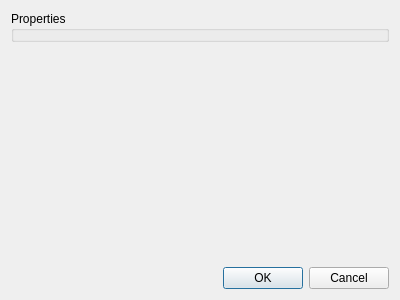
<?xml version="1.0" encoding="UTF-8"?>
<ui version="4.0">
 <class>NodeProperties</class>
 <widget class="QDialog" name="NodeProperties">
  <property name="geometry">
   <rect>
    <x>0</x>
    <y>0</y>
    <width>400</width>
    <height>300</height>
   </rect>
  </property>
  <property name="windowTitle">
   <string>Node Properties</string>
  </property>
  <layout class="QVBoxLayout" name="verticalLayout">
   <item>
    <widget class="QGroupBox" name="attributes">
     <property name="title">
      <string>Properties</string>
     </property>
    </widget>
   </item>
   <item>
    <spacer name="verticalSpacer">
     <property name="orientation">
      <enum>Qt::Vertical</enum>
     </property>
     <property name="sizeHint" stdset="0">
      <size>
       <width>20</width>
       <height>204</height>
      </size>
     </property>
    </spacer>
   </item>
   <item>
    <widget class="QDialogButtonBox" name="buttonBox">
     <property name="orientation">
      <enum>Qt::Horizontal</enum>
     </property>
     <property name="standardButtons">
      <set>QDialogButtonBox::Cancel|QDialogButtonBox::Ok</set>
     </property>
    </widget>
   </item>
  </layout>
 </widget>
 <resources/>
 <connections>
  <connection>
   <sender>buttonBox</sender>
   <signal>accepted()</signal>
   <receiver>NodeProperties</receiver>
   <slot>accept()</slot>
   <hints>
    <hint type="sourcelabel">
     <x>248</x>
     <y>254</y>
    </hint>
    <hint type="destinationlabel">
     <x>157</x>
     <y>274</y>
    </hint>
   </hints>
  </connection>
  <connection>
   <sender>buttonBox</sender>
   <signal>rejected()</signal>
   <receiver>NodeProperties</receiver>
   <slot>reject()</slot>
   <hints>
    <hint type="sourcelabel">
     <x>316</x>
     <y>260</y>
    </hint>
    <hint type="destinationlabel">
     <x>286</x>
     <y>274</y>
    </hint>
   </hints>
  </connection>
 </connections>
</ui>
